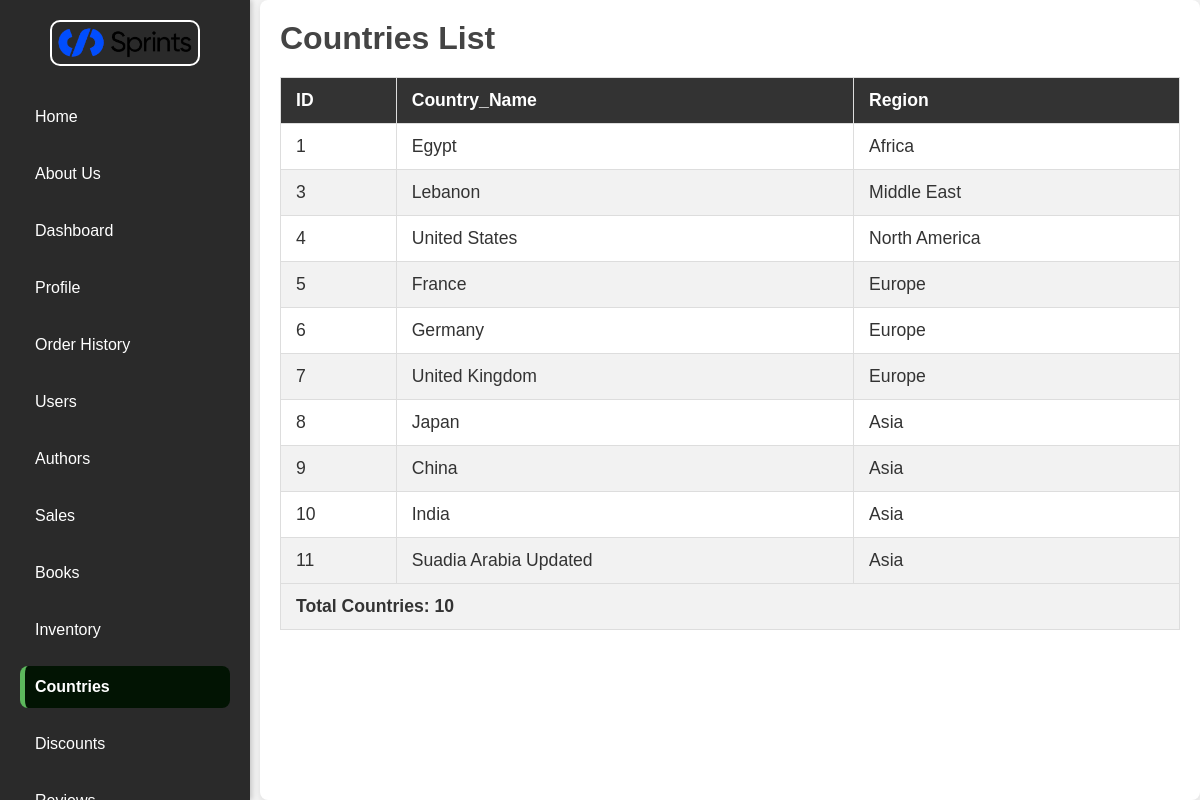
/country/, run on the app's committed database.
### tables this page shows
CREATE TABLE Countries(
    CountryID INTEGER PRIMARY KEY,
    Country_Name VARCHAR(255) UNIQUE NOT NULL,
    Region VARCHAR(100)
);

### routes/country/routes.py (the view)
@country_bp.route('/', methods=['GET'])
def get_countries():
    return countryclt.get_all_countries()

### config/db_config.py (called while the page is built)
def connect_to_database(db_name="bookbazaar.db"):
    try:
        connection = sqlite3.connect(db_name)
        connection.row_factory = sqlite3.Row  # Return rows as dictionaries
        print("✅ Successfully connected to the database")
        return connection
    except sqlite3.Error as e:
        print(f"❌ Error while connecting to the database: {e}")
        return None

def close_connection(connection):
    if connection:
        connection.close()

### controllers/country_controller.py (called while the page is built)
def get_all_countries():
    try:
        country_df = models.get_countries()
        if 'text/html' in request.accept_mimetypes:
            return render_template('countries.html', countries=country_df.to_dict(orient='records'))
        return jsonify(country_df.to_dict(orient='records'))
    except Exception as e:
        return jsonify({"error": str(e)}), 500

### models/country_model.py (called while the page is built)
def get_countries():
    try:
        connection = connect_to_database()
        query = "SELECT * FROM Countries"
        Country_df = pd.read_sql_query(query, connection)
        close_connection(connection)
        return Country_df
    except Exception as e:
        print(f"Error in get_countries: {e}")
        raise

### templates/countries.html (shortened to what this page needs)
{% extends 'base.html' %}
{% block content %}
<h1>Countries  List</h1>
<div class="table-container">
    <table>
        <thead>
            <tr>
                <th>ID</th>
                <th>Country_Name</th>
                <th>Region</th>
            </tr>
        </thead>
        <tbody>
            {% for country in countries %}
            <tr>
                <td>{{ country.CountryID }}</td>
                <td>{{ country.Country_Name }}</td>
                <td>{{ country.Region }}</td>
            </tr>
            {% endfor %}
        </tbody>
        <tfoot>
            <tr class="table-footer">
                <td colspan="7">Total Countries: {{ countries|length }}</td>
            </tr>
        </tfoot>
    </table>
</div>
{% endblock %}

### static/styles.css (style rules this page uses)
* { margin: 0; padding: 0; box-sizing: border-box; }
body { font-family: Arial, sans-serif; background-color: #f4f4f4; display: flex; height: 100vh; color: #333; }
h1, h2 { margin-bottom: 20px; color: #444; }

### templates/countries.html (style rules this page uses)
table { width: 100%; border-collapse: collapse; font-family: Arial, sans-serif; margin-bottom: 20px; }
table, th, td { border: 1px solid #ddd; }
th, td { padding: 12px 15px; text-align: left; font-size: 1.1em; }
th { background-color: #333; color: #fff; }
tr:nth-child(even) { background-color: #f2f2f2; }
td, th { word-wrap: break-word; max-width: 200px; }
.table-footer { background-color: #f2f2f2; font-weight: bold; }
.table-container { overflow-x: auto; }

### data on the page
Countries: CountryID "1", Country_Name "Egypt", Region "Africa"
Countries: CountryID "3", Country_Name "Lebanon", Region "Middle East"
Countries: CountryID "4", Country_Name "United States", Region "North America"
Countries: CountryID "5", Country_Name "France", Region "Europe"
Countries: CountryID "6", Country_Name "Germany", Region "Europe"
Countries: CountryID "7", Country_Name "United Kingdom", Region "Europe"
Countries: CountryID "8", Country_Name "Japan", Region "Asia"
Countries: CountryID "9", Country_Name "China", Region "Asia"
Countries: CountryID "10", Country_Name "India", Region "Asia"
Countries: CountryID "11", Country_Name "Suadia Arabia Updated", Region "Asia"

### other printed values
{{ countries|length }} "10"
